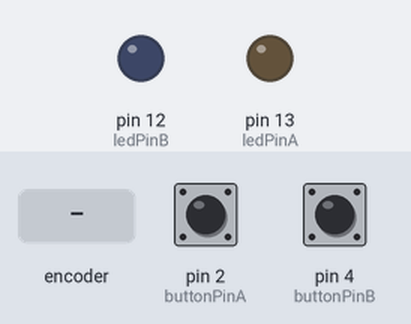
A sketch run on a simulated Arduino Uno, built with avr-gcc and run on an emulated ATmega328P. Parts: output pins drawn as LEDs (lit = HIGH). The inputs (shaded band) are chosen by the test bench; at power-on: pin 2 (buttonPinA) HIGH, pin 4 (buttonPinB) HIGH.

Above: at 4.8 s.
4.9 s: rotary encoder on pin 2 (buttonPinA) / pin 4 (buttonPinB) turned 3 steps (first pin leading)
At 5.8 s:
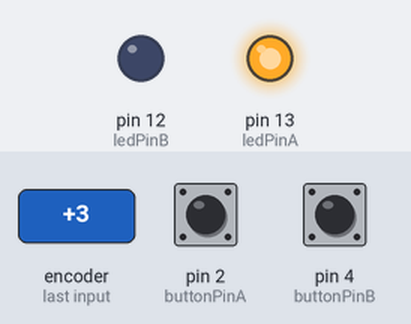
Timing chart, 0 to 7.9 s (numbered marks = the images above; inputs shaded):
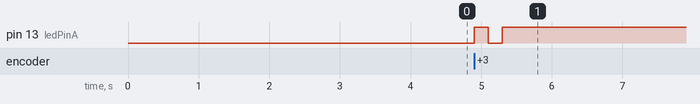

Measured:
- after the input at 4.9 s, pin 13 (ledPinA): LOW → HIGH at once, → LOW 0.20 s later, → HIGH 0.20 s later

The sketch:

task2-3.ino
```cpp
const int buttonPinA = 2;   // Arduino Uno interrupt pin
const int ledPinA = 13;

volatile bool ledStateA = false;


const int buttonPinB = 4;
const int ledPinB = 12;

bool ledStateB = false;
int lastButtonStateB = HIGH;

void setup() {
  // A
  pinMode(ledPinA, OUTPUT);
  pinMode(buttonPinA, INPUT_PULLUP);

  attachInterrupt(
    digitalPinToInterrupt(buttonPinA),
    buttonISR,
    FALLING
  );

  // B
  pinMode(ledPinB, OUTPUT);
  pinMode(buttonPinB, INPUT_PULLUP);
}

void buttonISR() {
  ledStateA = !ledStateA;
  digitalWrite(ledPinA, ledStateA);
}

void loop() {


  int currentButtonStateB = digitalRead(buttonPinB);

  // 偵測 HIGH -> LOW，代表按下按鈕
  if (lastButtonStateB == HIGH &&
      currentButtonStateB == LOW) {

    ledStateB = !ledStateB;
    digitalWrite(ledPinB, ledStateB);
  }

  // 記住這一次的狀態
  lastButtonStateB = currentButtonStateB;

  // 模擬 Arduino 很忙
  delay(2000);
}
```
